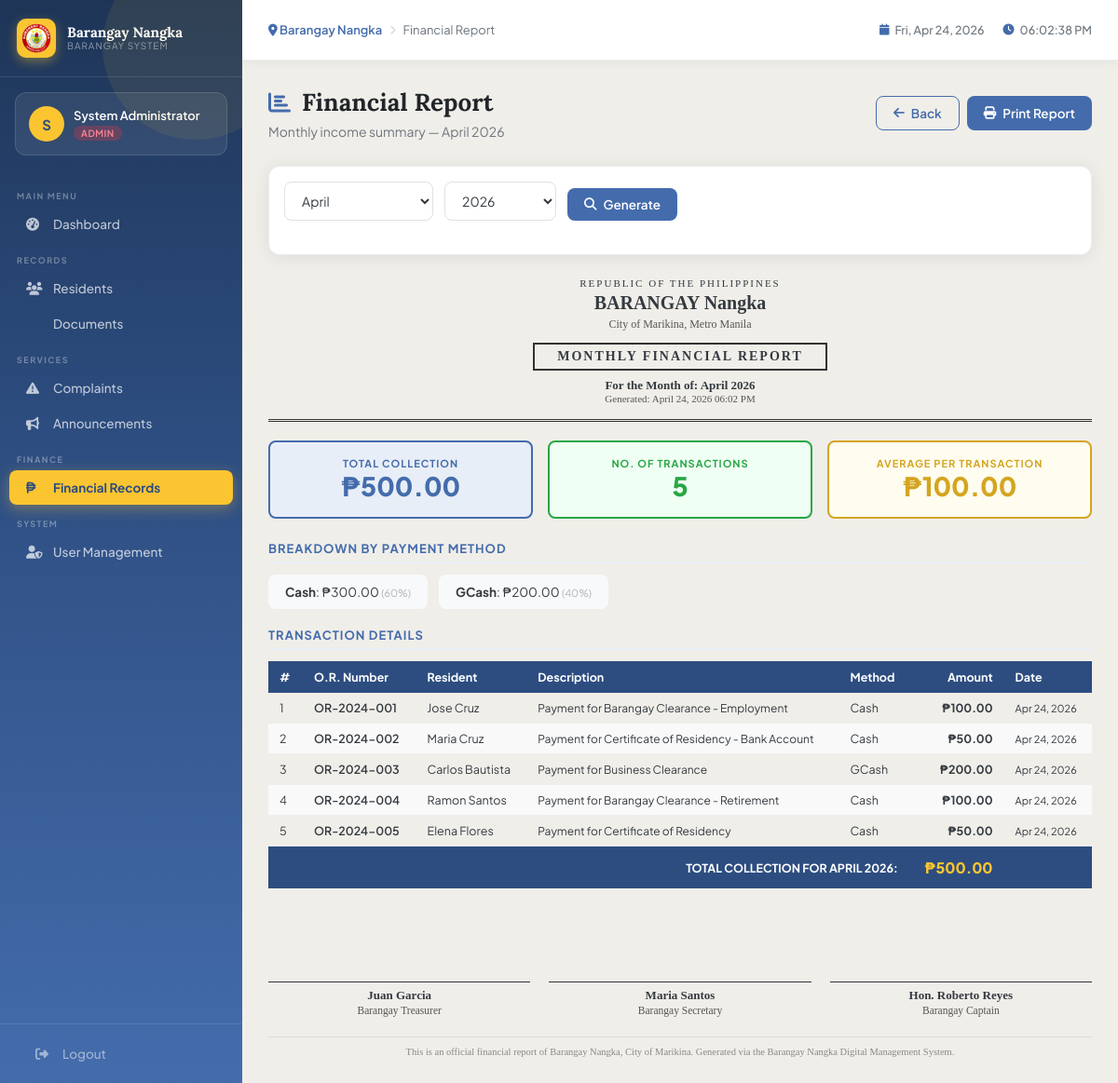
The app's page /modules/finance/report.php (signed in) with its own data.
### tables this page shows
CREATE TABLE transactions (
    id INT AUTO_INCREMENT PRIMARY KEY,
    or_number VARCHAR(50) UNIQUE NOT NULL,
    document_request_id INT,
    resident_id INT NOT NULL,
    amount DECIMAL(10,2) NOT NULL,
    payment_method ENUM('Cash','GCash','Maya','Bank Transfer') DEFAULT 'Cash',
    description TEXT,
    collected_by INT,
    transaction_date TIMESTAMP DEFAULT CURRENT_TIMESTAMP,
    FOREIGN KEY (document_request_id) REFERENCES document_requests(id),
    FOREIGN KEY (resident_id) REFERENCES residents(id),
    FOREIGN KEY (collected_by) REFERENCES users(id)
);

### modules/finance/report.php (the view, shortened to what this page needs)
<?php
require_once '../../includes/config.php';
$month = (int)($_GET['month'] ?? date('m'));
$year  = (int)($_GET['year']  ?? date('Y'));
$stmt = $pdo->prepare("SELECT t.*, CONCAT(r.first_name,' ',r.last_name) as resident_name FROM transactions t JOIN residents r ON t.resident_id=r.id WHERE MONTH(t.transaction_date)=? AND YEAR(t.transaction_date)=? ORDER BY t.transaction_date");
$stmt->execute([$month, $year]);
$transactions = $stmt->fetchAll();
$totalAmount = array_sum(array_column($transactions, 'amount'));
$byMethod = [];
foreach ($transactions as $t) {
    $byMethod[$t['payment_method']] = ($byMethod[$t['payment_method']] ?? 0) + $t['amount'];
}
$monthName = date('F Y', mktime(0,0,0,$month,1,$year));
include '../../includes/header.php';
?>
<div class="page-header flex-between no-print">
    <div>
        <h1><i class="fas fa-chart-bar"></i> Financial Report</h1>
        <p>Monthly income summary — <?= $monthName ?></p>
    </div>
    <div class="btn-group">
        <a href="index.php" class="btn btn-outline"><i class="fas fa-arrow-left"></i> Back</a>
        <button onclick="window.print()" class="btn btn-primary"><i class="fas fa-print"></i> Print Report</button>
    </div>
</div>
<div class="card mb-3 no-print">
    <div class="card-body" style="padding:16px;">
        <form method="GET" class="filter-bar">
            <select name="month" style="width:160px;">
                <?php for ($m=1;$m<=12;$m++): ?>
                <option value="<?= $m ?>" <?= $month==$m?'selected':'' ?>><?= date('F', mktime(0,0,0,$m,1)) ?></option>
                <?php endfor; ?>
            </select>
            <select name="year" style="width:120px;">
                <?php for ($y=date('Y');$y>=date('Y')-3;$y--): ?>
                <option value="<?= $y ?>" <?= $year==$y?'selected':'' ?>><?= $y ?></option>
                <?php endfor; ?>
            </select>
            <button type="submit" class="btn btn-primary"><i class="fas fa-search"></i> Generate</button>
        </form>
    </div>
</div>
<div id="reportContent" style="max-width:900px;margin:0 auto;">
    <div style="text-align:center;border-bottom:3px double #333;padding-bottom:16px;margin-bottom:20px;font-family:'Times New Roman',serif;">
        <div style="font-size:11px;letter-spacing:2px;">REPUBLIC OF THE PHILIPPINES</div>
        <div style="font-weight:bold;font-size:20px;margin:4px 0;">BARANGAY Nangka</div>
        <div style="font-size:12px;color:#555;">City of Marikina, Metro Manila</div>
        <div style="font-size:14px;font-weight:bold;margin-top:12px;letter-spacing:2px;border:2px solid #333;display:inline-block;padding:5px 24px;">
            MONTHLY FINANCIAL REPORT
        </div>
        <div style="margin-top:8px;font-size:13px;"><strong>For the Month of: <?= $monthName ?></strong></div>
        <div style="font-size:11px;color:#555;">Generated: <?= date('F d, Y h:i A') ?></div>
    </div>
    <div style="display:grid;grid-template-columns:repeat(3,1fr);gap:16px;margin-bottom:24px;">
        <div style="border:2px solid var(--blue);border-radius:8px;padding:16px;text-align:center;background:var(--blue-faint);">
            <div style="font-size:11px;text-transform:uppercase;letter-spacing:1px;color:var(--blue);font-weight:700;">Total Collection</div>
            <div style="font-size:28px;font-weight:800;color:var(--blue);">₱<?= number_format($totalAmount, 2) ?></div>
        </div>
        <div style="border:2px solid var(--success);border-radius:8px;padding:16px;text-align:center;background:#f0fff4;">
            <div style="font-size:11px;text-transform:uppercase;letter-spacing:1px;color:var(--success);font-weight:700;">No. of Transactions</div>
            <div style="font-size:28px;font-weight:800;color:var(--success);"><?= count($transactions) ?></div>
        </div>
        <div style="border:2px solid var(--gold-dark);border-radius:8px;padding:16px;text-align:center;background:#fffdf0;">
            <div style="font-size:11px;text-transform:uppercase;letter-spacing:1px;color:var(--gold-dark);font-weight:700;">Average per Transaction</div>
            <div style="font-size:28px;font-weight:800;color:var(--gold-dark);">₱<?= count($transactions) ? number_format($totalAmount/count($transactions), 2) : '0.00' ?></div>
        </div>
    </div>
    <?php if ($byMethod): ?>
    <div style="margin-bottom:20px;">
        <div style="font-size:13px;font-weight:700;color:var(--blue);text-transform:uppercase;letter-spacing:1px;border-bottom:2px solid var(--blue-faint);padding-bottom:6px;margin-bottom:12px;">
            Breakdown by Payment Method
        </div>
        <div style="display:flex;gap:12px;flex-wrap:wrap;">
            <?php foreach ($byMethod as $method => $amount): ?>
            <div style="background:var(--gray-100);border-radius:8px;padding:10px 18px;font-size:13.5px;">
                <strong><?= $method ?></strong>: ₱<?= number_format($amount, 2) ?>
                <span style="color:var(--gray-500);font-size:11px;"> (<?= count($transactions) ? round($amount/$totalAmount*100) : 0 ?>%)</span>
            </div>
            <?php endforeach; ?>
        </div>
    </div>
    <?php endif; ?>
    <div style="font-size:13px;font-weight:700;color:var(--blue);text-transform:uppercase;letter-spacing:1px;border-bottom:2px solid var(--blue-faint);padding-bottom:6px;margin-bottom:12px;">
        Transaction Details
    </div>
    <table style="width:100%;border-collapse:collapse;font-size:12.5px;">
        <thead>
            <tr style="background:#2d4d80;color:white;">
                <th style="padding:9px 12px;text-align:left;">#</th>
                <th style="padding:9px 12px;text-align:left;">O.R. Number</th>
                <th style="padding:9px 12px;text-align:left;">Resident</th>
                <th style="padding:9px 12px;text-align:left;">Description</th>
                <th style="padding:9px 12px;text-align:left;">Method</th>
                <th style="padding:9px 12px;text-align:right;">Amount</th>
                <th style="padding:9px 12px;text-align:left;">Date</th>
            </tr>
        </thead>
        <tbody>
            <?php foreach ($transactions as $i => $t): ?>
            <tr style="<?= $i%2 ? 'background:#f9f9f9' : '' ?>">
                <td style="padding:8px 12px;border-bottom:1px solid #eee;"><?= $i+1 ?></td>
                <td style="padding:8px 12px;border-bottom:1px solid #eee;font-weight:600;"><?= $t['or_number'] ?></td>
                <td style="padding:8px 12px;border-bottom:1px solid #eee;"><?= htmlspecialchars($t['resident_name']) ?></td>
                <td style="padding:8px 12px;border-bottom:1px solid #eee;font-size:12px;"><?= htmlspecialchars($t['description']) ?></td>
                <td style="padding:8px 12px;border-bottom:1px solid #eee;"><?= $t['payment_method'] ?></td>
                <td style="padding:8px 12px;border-bottom:1px solid #eee;text-align:right;font-weight:700;">₱<?= number_format($t['amount'], 2) ?></td>
                <td style="padding:8px 12px;border-bottom:1px solid #eee;font-size:11px;"><?= date('M d, Y', strtotime($t['transaction_date'])) ?></td>
            </tr>
            <?php endforeach; ?>
        </tbody>
        <?php if (!empty($transactions)): ?>
        <tfoot>
            <tr style="background:#2d4d80;color:white;">
                <td colspan="5" style="padding:12px;font-weight:700;text-align:right;">TOTAL COLLECTION FOR <?= strtoupper($monthName) ?>:</td>
                <td style="padding:12px;text-align:right;font-weight:800;font-size:16px;color:#FBC531;">₱<?= number_format($totalAmount, 2) ?></td>
                <td></td>
            </tr>
        </tfoot>
        <?php endif; ?>
    </table>
    <div style="margin-top:50px;display:grid;grid-template-columns:1fr 1fr 1fr;gap:20px;text-align:center;font-family:'Times New Roman',serif;font-size:13px;">
        <div>
            <div style="border-top:1.5px solid #333;padding-top:6px;margin-top:50px;">
                <strong>Juan Garcia</strong><br>
                <span style="font-size:11.5px;color:#555;">Barangay Treasurer</span>
            </div>
        </div>
        <div>
            <div style="border-top:1.5px solid #333;padding-top:6px;margin-top:50px;">
                <strong>Maria Santos</strong><br>
                <span style="font-size:11.5px;color:#555;">Barangay Secretary</span>
            </div>
        </div>
        <div>
            <div style="border-top:1.5px solid #333;padding-top:6px;margin-top:50px;">
                <strong>Hon. Roberto Reyes</strong><br>
                <span style="font-size:11.5px;color:#555;">Barangay Captain</span>
            </div>
        </div>
    </div>
    <div style="text-align:center;margin-top:20px;font-size:10.5px;color:#888;border-top:1px solid #ddd;padding-top:10px;font-family:'Times New Roman',serif;">
        This is an official financial report of Barangay Nangka, City of Marikina. Generated via the Barangay Nangka Digital Management System.
    </div>
</div>
<?php include '../../includes/footer.php'; ?>

### assets/css/main.css (style rules this page uses)
:root { --blue: #446CAC; --blue-dark: #2d4d80; --blue-light: #6b90c9; --blue-faint: #e8eef7; --gold: #FBC531; --gold-dark: #d4a520; --gold-light: #fdd366; --cloud: #F0EEE9; --cloud-dark: #e0ddd5; --white: #ffffff; --gray-100: #f8f9fa; --gray-200: #e9ecef; --gray-300: #dee2e6; --gray-400: #ced4da; --gray-500: #adb5bd; --gray-600: #6c757d; --gray-700: #495057; --gray-800: #343a40; --gray-900: #212529; --success: #28a745; --danger: #dc3545; --warning: #ffc107; --info: #17a2b8; --sidebar-width: 260px; --topbar-height: 65px; --radius: 12px; --radius-sm: 8px; --shadow: 0 2px 20px rgba(0,0,0,0.08); --shadow-md: 0 4px 30px rgba(0,0,0,0.12); --transition: all 0.25s cubic-bezier(0.4,0,0.2,1); }
* { margin: 0; padding: 0; box-sizing: border-box; }
html { font-size: 15px; }
body { font-family: 'Plus Jakarta Sans', sans-serif; background: var(--cloud); color: var(--gray-800); display: flex; min-height: 100vh; overflow-x: hidden; }
.page-header { margin-bottom: 28px; }
.page-header h1 { font-family: 'Lora', serif; font-size: 26px; font-weight: 700; color: var(--gray-900); display: flex; align-items: center; gap: 12px; }
.page-header h1 i { color: var(--blue); font-size: 24px; }
.page-header p { margin-top: 6px; color: var(--gray-600); font-size: 14px; }
.card { background: white; border-radius: var(--radius); box-shadow: var(--shadow); overflow: hidden; border: 1px solid var(--gray-200); }
.card-body { padding: 22px; }
.btn { display: inline-flex; align-items: center; gap: 7px; padding: 9px 18px; border-radius: var(--radius-sm); font-family: inherit; font-size: 13.5px; font-weight: 600; cursor: pointer; border: none; transition: var(--transition); text-decoration: none; white-space: nowrap; }
.btn-primary { background: var(--blue); color: white; }
.btn-outline { background: transparent; border: 1.5px solid var(--blue); color: var(--blue); }
.btn-group { display: flex; gap: 8px; flex-wrap: wrap; }
input, select, textarea { padding: 10px 14px; border: 1.5px solid var(--gray-300); border-radius: var(--radius-sm); font-family: inherit; font-size: 14px; color: var(--gray-800); background: white; transition: var(--transition); width: 100%; }
.filter-bar { display: flex; gap: 12px; margin-bottom: 20px; flex-wrap: wrap; align-items: flex-end; }
.mb-3 { margin-bottom: 24px; }
.flex-between { display: flex; align-items: center; justify-content: space-between; }

### records on screen
transactions: or_number "OR-2024-001", resident_name "Jose Cruz", description "Payment for Barangay Clearance - Employment", payment_method "Cash", amount "100.00", transaction_date "Apr 24, 2026"
transactions: or_number "OR-2024-002", resident_name "Maria Cruz", description "Payment for Certificate of Residency - Bank Account", payment_method "Cash", amount "50.00", transaction_date "Apr 24, 2026"
transactions: or_number "OR-2024-003", resident_name "Carlos Bautista", description "Payment for Business Clearance", payment_method "GCash", amount "200.00", transaction_date "Apr 24, 2026"
transactions: or_number "OR-2024-004", resident_name "Ramon Santos", description "Payment for Barangay Clearance - Retirement", payment_method "Cash", amount "100.00", transaction_date "Apr 24, 2026"
transactions: or_number "OR-2024-005", resident_name "Elena Flores", description "Payment for Certificate of Residency", payment_method "Cash", amount "50.00", transaction_date "Apr 24, 2026"

### other values on screen
substr($_SESSION['full_name'] ?? 'A', 0, 1) "S"
$_SESSION['full_name'] "System Administrator"
$_SESSION['role'] "ADMIN"
$page_title "Financial Report"
$totalAmount "500.00"
count($transactions) "5"
$totalAmount/count($transactions) "100.00"
$method "Cash"
$amount "300.00"
$amount/$totalAmount*100 "60"
$method "GCash"
$amount "200.00"
$amount/$totalAmount*100 "40"
form field month "April"
form field year "2026"
